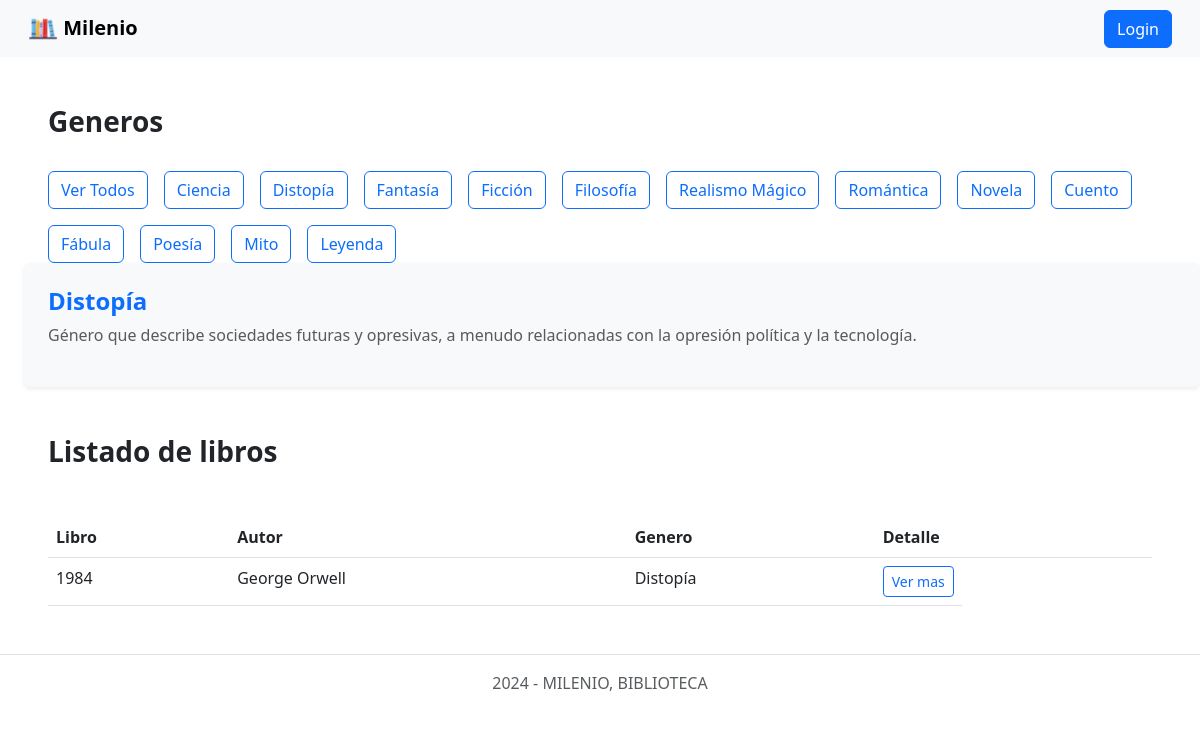
Screenshot of /home?genero=Distopía with the database file from the repository.
### tables this page shows
CREATE TABLE `generos` (
  `id` int(11) NOT NULL,
  `nombre` varchar(255) NOT NULL,
  `descripcion` text DEFAULT NULL
);

CREATE TABLE `libros` (
  `id` int(11) NOT NULL,
  `titulo` varchar(100) NOT NULL,
  `autor` varchar(100) NOT NULL,
  `reseña` text DEFAULT NULL,
  `genero_id` int(11) NOT NULL
);

### app/controllers/catalogo.controller.php (called while the page is built, shortened)
<?php
    require_once './app/models/libro.model.php';
    require_once './app/models/genero.model.php';
class CatalogoController {
    private $modelLibro;
    private $modelGenero;
    public function __construct($res) {
        $this->modelLibro = new LibroModel();
        $this->modelGenero = new GeneroModel();
    }
    public function showLibros() {
        $generoSeleccionado = isset($_GET['genero']) ? $_GET['genero'] : null;
        $generos = $this->modelGenero->getGeneros();
        if ($generoSeleccionado) {
            $genero = $this->modelGenero->getGeneroPorNombre($generoSeleccionado);
            if ($genero) {
                $libros = $this->modelLibro->getLibrosPorGenero($genero->id);
                $generoDetalle = $genero;
            }
        } else {
            $libros = $this->modelLibro->getLibros();
            $generoDetalle = null;
        }
        include_once 'templates/layout/header.phtml';
        include_once 'templates/generos.phtml';
        include_once 'templates/catalogo.phtml';
        include_once 'templates/layout/footer.phtml';
    }
}

### app/models/genero.model.php (called while the page is built, shortened)
<?php
class GeneroModel {
    private $db;
    public function __construct() {
       $this->db = new PDO('mysql:host=localhost;dbname=milenio_db;charset=utf8', 'root', '');
    }
    public function getGeneros() {
        $query = $this->db->prepare('SELECT * FROM generos');
        $query->execute();
        $generos = $query->fetchAll(PDO::FETCH_OBJ);
        return $generos;
    }
    public function getGeneroPorNombre($nombre) {
        $query = $this->db->prepare('SELECT * FROM generos WHERE nombre = ?');
        $query->execute([$nombre]);
        return $query->fetch(PDO::FETCH_OBJ);
    }
}

### app/models/libro.model.php (called while the page is built, shortened)
<?php
class LibroModel {
    private $db;
    public function __construct() {
       $this->db = new PDO('mysql:host=localhost;dbname=milenio_db;charset=utf8', 'root', '');
    }
    public function getLibrosPorGenero($generoId) {
        $query = $this->db->prepare('
            SELECT libros.*, generos.nombre AS genero_nombre, generos.descripcion AS genero_descripcion
            FROM libros
            JOIN generos ON libros.genero_id = generos.id
            WHERE generos.id = ?
        ');
        $query->execute([$generoId]);
        $libros = $query->fetchAll(PDO::FETCH_OBJ);
        return $libros;
    }
}

### templates/generos.phtml (the view, shortened to what this page needs)
<?php
include_once './app/models/genero.model.php';
?>
<h2 class="fs-3 fw-bold mt-5 ms-5">Generos</h2>
<ul class="nav justify-content-start ms-5 mt-4 d-inline-flex gap-3">
    <li class="nav-item">
        <a href="home"><button type="button" class="btn btn-outline-primary">Ver Todos</button></a>
    </li>
    <?php foreach ($generos as $genero): ?>
        <li class="nav-item">
            <a href="home?genero=<?= urlencode($genero->nombre) ?>">
                <button type="button" class="btn btn-outline-primary">
                    <?php echo $genero->nombre ?>
                </button>
            </a>
        </li>
    <?php endforeach; ?>
</ul>
<?php if ($generoDetalle): ?>
    <div class="ms-4">
        <div class="bg-light p-4 rounded shadow-sm">
            <h3 class="fs-4 fw-bold text-primary"><?php echo $generoDetalle->nombre; ?></h3>
            <p class="text-muted"><?php echo $generoDetalle->descripcion; ?></p>
        </div>
    </div>
<?php endif; ?>

### templates/catalogo.phtml
<?php
    include_once './app/models/libro.model.php';
    include_once './app/models/genero.model.php';
?>
<div class="mx-5">
    <h2 class="fs-3 fw-bold mt-5">Listado de libros</h2>
    <table class="table mt-5">
        <thead>
            <tr>
                <th scope="col">Libro</th><th scope="col">Autor</th><th scope="col">Genero</th><th scope="col">Detalle</th>
            </tr>
        </thead>
        <tbody>
            <?php
                foreach($libros as $libro){
                    echo '
                        <tr>
                            <td>' . $libro->titulo . '</td>
                            <td>' . $libro->autor . '</td>
                            <td>' . $libro->genero_nombre . '</td>
                            <td class="d-inline-flex gap-3">
                                <a href="detail/' . $libro->id . '">
                                    <button type="button" class="btn btn-outline-primary btn-sm">Ver mas</button>
                                </a>
                            </td>
                        </tr>
                    ';
                }
            ?>
        </tbody>
    </table>
</div>

### rows the page displays
generos: nombre "Ciencia"
generos: nombre "Distopía", descripcion "Género que describe sociedades futuras y opresivas, a menudo relacionadas con la opresión política y la tecnología."
generos: nombre "Fantasía"
generos: nombre "Ficción"
generos: nombre "Filosofía"
generos: nombre "Realismo Mágico"
generos: nombre "Romántica"
generos: nombre "Novela"
generos: nombre "Cuento"
generos: nombre "Fábula"
generos: nombre "Poesía"
generos: nombre "Mito"
generos: nombre "Leyenda"
libros: titulo "1984", autor "George Orwell", genero.nombre "Distopía"
